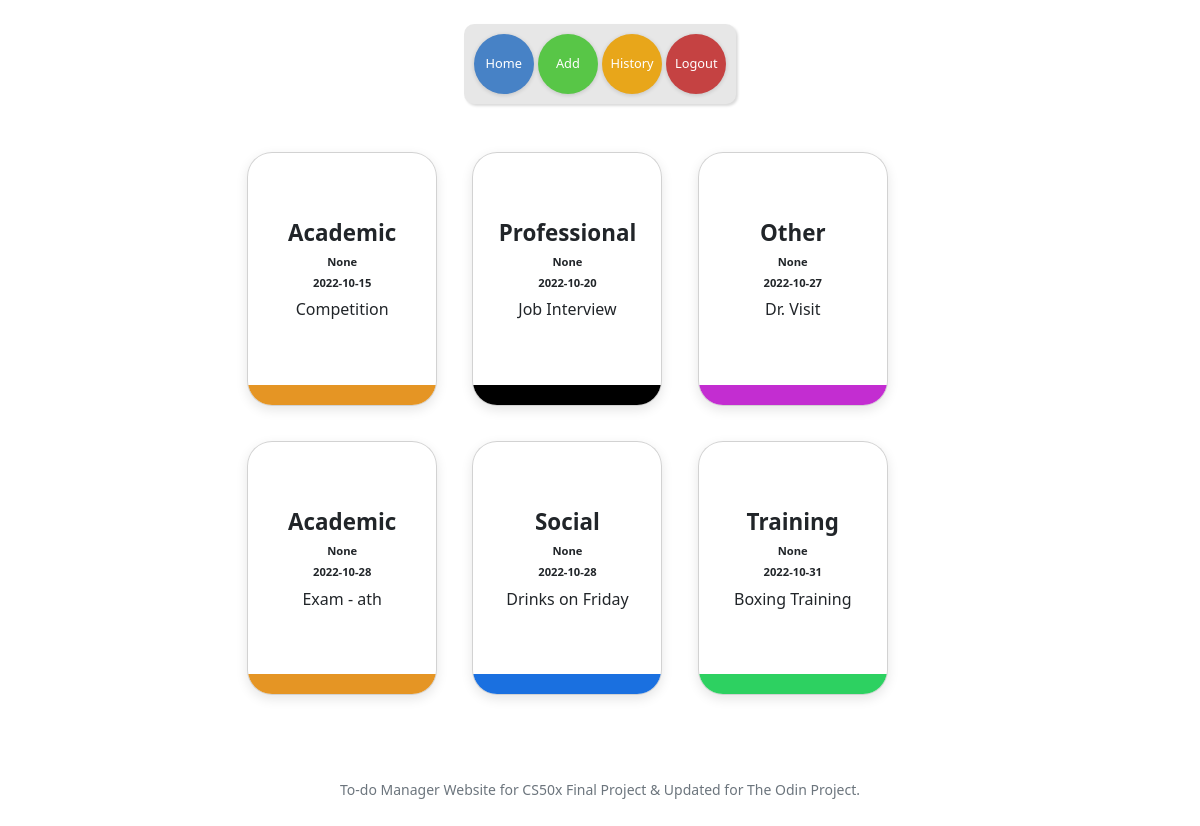
/ (signed in), run on the app's committed database.
### tables this page shows
CREATE TABLE todo (id INTEGER, categories TEXT, description TEXT, date TEXT, list TEXT, FOREIGN KEY (id) REFERENCES users (id));

### app.py (the view)
@app.route("/")
@login_required
def index():
    userid = session["user_id"]
    usertodo = cursor.execute(
        "SELECT * FROM todo WHERE id = ? ORDER BY date ASC", [userid]
    )
    usertodo = usertodo.fetchall()
    return render_template("index.html", usertodo=usertodo)

### app.py (called while the page is built)
@app.after_request
def after_request(response):
    response.headers["Cache-Control"] = "no-cache, no-store, must-revalidate"
    response.headers["Expires"] = 0
    response.headers["Pragma"] = "no-cache"
    return response

### helpers.py (called while the page is built)
def login_required(f):
    @wraps(f)
    def decorated_function(*args, **kwargs):
        if session.get("user_id") is None:
            return redirect("/login")
        return f(*args, **kwargs)
    return decorated_function

### templates/index.html (shortened to what this page needs)
{% extends "layout.html" %}
{% block main %}
<body>
    <div class="containerBody" ;">
        {% for key in usertodo %}
        <div class="cardContainer">
            <div class="card {{key.categories}}">
                <div class="colorBar"></div>
                <div class="top">
                    <h5>{{ key.categories }}</h5>
                    <h6>{{key.list}}</h6>
                    <h6>{{key.date}}</h6>
                    <p>{{key.description}}</p>
                </div>
                <div class="buttons">
                </div>
            </div>
        </div>
        {% endfor %}
    </div>
{% endblock %}

### static/styles.css (style rules this page uses)
body { background-color: white; }
.containerBody { margin: 0 20%; display: flex; flex-wrap: wrap; gap: 5%; }
.cardContainer { margin-bottom: 5%; }
.cardContainer .card { position: relative; width: 190px; height: 254px; border-radius: 25px; background: #ffffffd0; padding: 20px; box-shadow: rgba(0, 0, 0, 0.1) 0px 4px 12px; transition: all 0.2s ease; display: flex; flex-direction: column; justify-content: space-between; overflow: hidden; }
.cardContainer .card .top h6 { font-size: 0.7rem; font-weight: bold; }
.cardContainer .card .top h5 { position: relative; font-size: 1.4rem; font-weight: bold; }
.cardContainer .card .colorBar { position: relative; width: 150%; height: 20%; top: 100%; left: -20%; right: 0; }
.cardContainer .card.Professional .colorBar { background-color: black; }
.cardContainer .card.Academic .colorBar { background-color: rgb(229, 149, 36); }
.cardContainer .card.Social .colorBar { background-color: rgb(26, 112, 224); }
.cardContainer .card.Other .colorBar { background-color: rgb(195, 45, 209); }
.cardContainer .card.Training .colorBar { background-color: rgb(45, 209, 97); }
.card .buttons { width: 100%; height: auto; display: flex; justify-content: center; gap: 10%; margin-bottom: 15%; }

### data on the page
todo: categories "Academic", list "None", date "2022-10-15", description "Competition"
todo: categories "Professional", list "None", date "2022-10-20", description "Job Interview"
todo: categories "Other", list "None", date "2022-10-27", description "Dr. Visit"
todo: categories "Academic", list "None", date "2022-10-28", description "Exam - ath"
todo: categories "Social", list "None", date "2022-10-28", description "Drinks on Friday"
todo: categories "Training", list "None", date "2022-10-31", description "Boxing Training"
